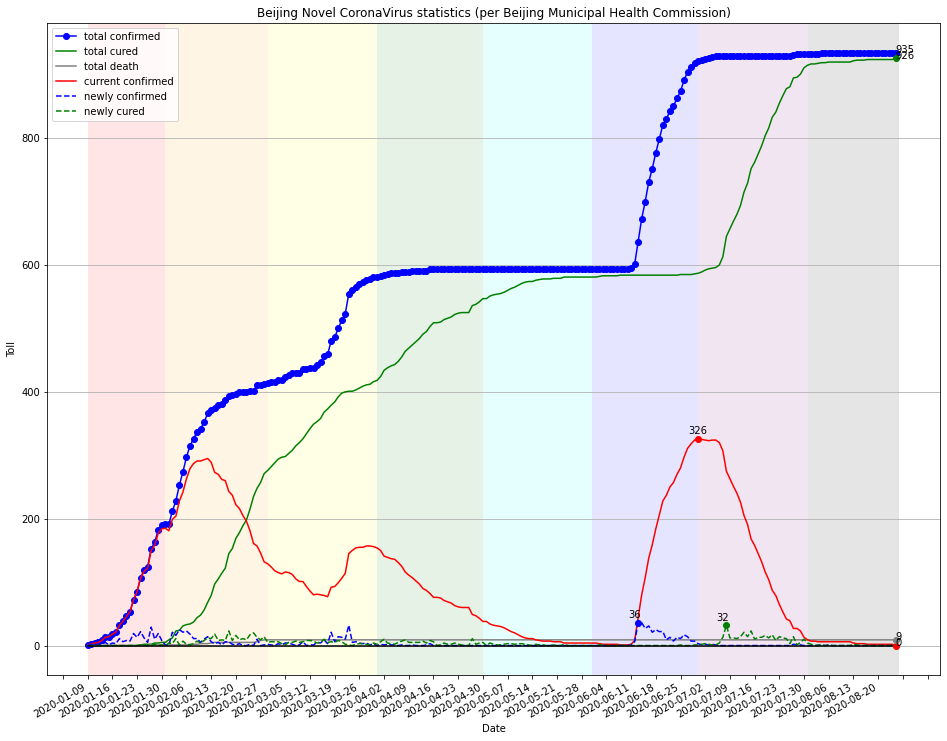

Python code for this plot:
### Beijing Novel CoronaVirus statistics ###
''' Data before Feburary is recorded on its date of symptoms.
    Data in and after Feburary is recorded on its comfirmed/reported date.
    Note: A 2.24 comfirmed head was reported on 6.2 and was cured on an unknow date, recorderd on 6.2;
          On 2.13, 1 died from other disease;
          On 4.26, add 1 addition died case.
'''

%matplotlib inline
import matplotlib.pyplot as plt
import matplotlib.ticker as ticker
import datetime


## Prepare X axis - Date ##
start_date = datetime.datetime(2020, 1, 9)
end_date = datetime.datetime(2020, 8, 25)
dates = []
date = start_date
while date<=end_date:
    dates.append(date.strftime('%Y-%m-%d'))
    date = date + datetime.timedelta(days=1)

    
## Prepare Y axis - Toll ##
def accumulate(addition_list):
    accumulated_list = [addition_list[0]]
    for i in range(1,len(addition_list)):
        accumulated_list.append(accumulated_list[-1] + addition_list[i])
    return accumulated_list


newly_confirmed = [1,2,1,
    1,3,5,1,4,3,11,
    6,8,7,19,13,22,12,
    5,29,10,19,8,1,
        0,
        21,16,25,21,23,18,11,
        11,5,10,14,6,3,5,
        1,6,6,2,1,3,0,
        0,2,0,10,0,1,2,
    1,0,3,1,4,4,2,
    0,1,6,0,1,1,5,
    4,9,3,21,6,14,13,
    10,32,5,6,4,3,4,
    1,3,0,
        2,1,2,1,
        1,0,1,0,0,1,0,
        0,0,1,3,0,0,0,
        0,0,0,0,0,0,0,
        0,0,0,0,0,
    0,0,
    0,0,0,0,0,0,0,
    0,0,0,0,0,0,0,
    0,0,0,0,0,0,0,
    0,0,0,0,0,0,0,
    0,
        0,0,0,0,0,
        0,0,0,0,0,1,6,
        36,36,27,31,21,25,22,
        22,9,13,7,13,11,17,
        14,7,7,3,
    1,2,1,2,
    1,0,0,0,0,0,0,
    0,0,0,0,0,0,0,
    0,0,0,0,0,0,0,
    0,2,1,1,0,0,
        0,
        0,0,1,0,1,0,0,
        0,0,0,0,0,0,0,
        0,0,0,0,0,0,0,
        0,0,0]

newly_cured = [0,0,0,
    0,0,0,0,0,0,0,
    0,0,0,0,0,1,1,
    0,0,2,0,1,0,
        4,
        3,11,1,7,2,1,3,
        7,4,8,12,11,18,8,
        9,8,23,8,16,9,11,
        9,17,20,13,9,14,5,
    6,6,6,3,1,5,5,
    7,5,6,8,8,7,4,
    5,10,5,6,5,8,6,
    2,1,0,2,3,3,2,
    1,4,2,
        6,10,4,3,
        2,5,7,9,5,5,5,
        5,7,4,8,6,0,1,
        4,2,2,4,2,1,0,
        0,11,2,4,5,
    0,4,
    2,1,1,2,3,3,2,
    3,3,2,1,0,2,1,
    1,0,0,1,0,0,2,
    0,0,0,0,0,0,0,
    0,
        0,1,1,0,0,
        0,0,1,0,0,0,0,
        0,0,0,0,0,0,0,
        0,0,0,0,0,1,0,
        0,0,1,1,
    2,3,2,1,
    1,4,13,32,12,12,11,
    14,21,14,23,10,13,13,
    16,12,17,8,14,12,11,
    3,14,1,5,10,4,
        2,
        0,1,1,0,1,0,0,
        0,0,0,0,2,1,0,
        0,1,0,0,0,0,0,
        0,0,2]

newly_death = [0,0,0,
    0,0,0,0,0,0,0,
    0,0,0,0,0,0,0,
    0,1,0,0,0,0,
        0,
        0,0,0,0,0,1,0,
        0,1,0,0,1,1,0,
        0,0,0,0,0,0,0,
        0,0,0,1,2,1,0,
    0,0,0,0,0,0,0,
    0,0,0,0,0,0,0,
    0,0,0,0,0,0,0,
    0,0,0,0,0,0,0,
    0,0,0,
        0,0,0,0,
        0,0,0,0,0,0,0,
        0,0,0,0,0,0,0,
        0,0,0,0,0,0,0,
        0,0,0,0,0,
    0,0,
    0,0,0,0,0,0,0,
    0,0,0,0,0,0,0,
    0,0,0,0,0,0,0,
    0,0,0,0,0,0,0,
    0,
        0,0,0,0,0,
        0,0,0,0,0,0,0,
        0,0,0,0,0,0,0,
        0,0,0,0,0,0,0,
        0,0,0,0,
    0,0,0,0,
    0,0,0,0,0,0,0,
    0,0,0,0,0,0,0,
    0,0,0,0,0,0,0,
    0,0,0,0,0,0,
        0,
        0,0,0,0,0,0,0,
        0,0,0,0,0,0,0,
        0,0,0,0,0,0,0,
        0,0,0]
total_confirmed = accumulate(newly_confirmed)
total_cured = accumulate(newly_cured)
total_death = accumulate(newly_death)
current_confirmed =[total_confirmed[i] - total_cured[i] - total_death[i] for i in range(len(total_confirmed))]


## Plot Figures ##
def formatter(x, pos):  # used in format the x axis label
    x = int(x)
    if x>=0 and x<len(dates):
        return dates[x]
    else:
        return None

plt.figure(figsize=(16,12))
plt.title("Beijing Novel CoronaVirus statistics (per Beijing Municipal Health Commission)")
plt.xlabel('Date')
plt.ylabel('Toll') 

# Set the display of major/minor x axis tick labels
# plt.xticks(range(0,len(dates)), dates, rotation=30, ha='right') 
ax = plt.gca() # get current axe
ax.xaxis.set_major_locator(plt.MultipleLocator(7))  # major locator with interval 7
# ax.xaxis.set_minor_locator(plt.MultipleLocator(1))  # minor locator with interval 1
ax.xaxis.set_minor_formatter(plt.FuncFormatter(formatter))
plt.xticks(rotation=30, ha='right')
# plt.setp(ax.xaxis.get_minorticklabels(), rotation=30, ha='right')
# plt.setp(ax.xaxis.get_majorticklabels(), rotation=30, ha='right')

# plot curves
plt.plot(dates, total_confirmed, color="blue", linestyle="-", marker='o', label='total confirmed')
plt.plot(dates, total_cured, color="green", linestyle="-", label='total cured')
plt.plot(dates, total_death, color="gray", linestyle="-", label='total death')
plt.plot(dates, current_confirmed, color="red", linestyle="-", label='current confirmed')
plt.plot(dates, newly_confirmed, color="blue", linestyle='--', label='newly confirmed')
plt.plot(dates, newly_cured, color="green", linestyle='--', label='newly cured')
plt.plot(dates, [0 for i in range(len(dates))], color="black", linestyle='-')

# mark the lastest number
plt.plot(dates[-1], total_confirmed[-1], color="blue", marker='o')
plt.annotate(total_confirmed[-1], xy=(dates[-1],total_confirmed[-1]))
plt.plot(dates[-1], current_confirmed[-1], color="red", marker='o')
plt.annotate(current_confirmed[-1], xy=(dates[-1],current_confirmed[-1]))
plt.plot(dates[-1], total_cured[-1], color="green", marker='o')
plt.annotate(total_cured[-1], xy=(dates[-1],total_cured[-1]))
plt.plot(dates[-1], total_death[-1], color="gray", marker='o')
plt.annotate(total_death[-1], xy=(dates[-1],total_death[-1]))

# mark the highest number
def mark_summit(seq, color):
    max_value = max(seq)
    max_value_index = seq.index(max_value)
    plt.plot(max_value_index, max_value, color=color, marker="o")
    plt.annotate(max_value, xy=(max_value_index, max_value), textcoords='offset points', xytext=(-10,5))

mark_summit(current_confirmed, "red")
mark_summit(newly_confirmed, "blue")
mark_summit(newly_cured, "green")

plt.legend(loc='upper left', frameon=True)
# plt.grid(which='major', axis='x')  # show the align grid on figure
plt.grid(which='major', axis='y')  # show the align grid on figure
# for a, b in zip(dates, total_confirmed):  # show number on points of plot
#     plt.text(a, b, b, horizontalalignment='right', verticalalignment='bottom', fontsize=13)

# rainbow background by month
plt.axvspan(0, 22, facecolor='red', alpha=0.1)
plt.axvspan(22, 51, facecolor='orange', alpha=0.1)
plt.axvspan(51, 82, facecolor='yellow', alpha=0.1)
plt.axvspan(82, 112, facecolor='green', alpha=0.1)
plt.axvspan(112, 143, facecolor='cyan', alpha=0.1)
plt.axvspan(143, 173, facecolor='blue', alpha=0.1)
plt.axvspan(173, 204, facecolor='purple', alpha=0.1)
plt.axvspan(204, len(dates), facecolor='black', alpha=0.1)
    
# plt.savefig('BJ19nCoV.png')
plt.show()
